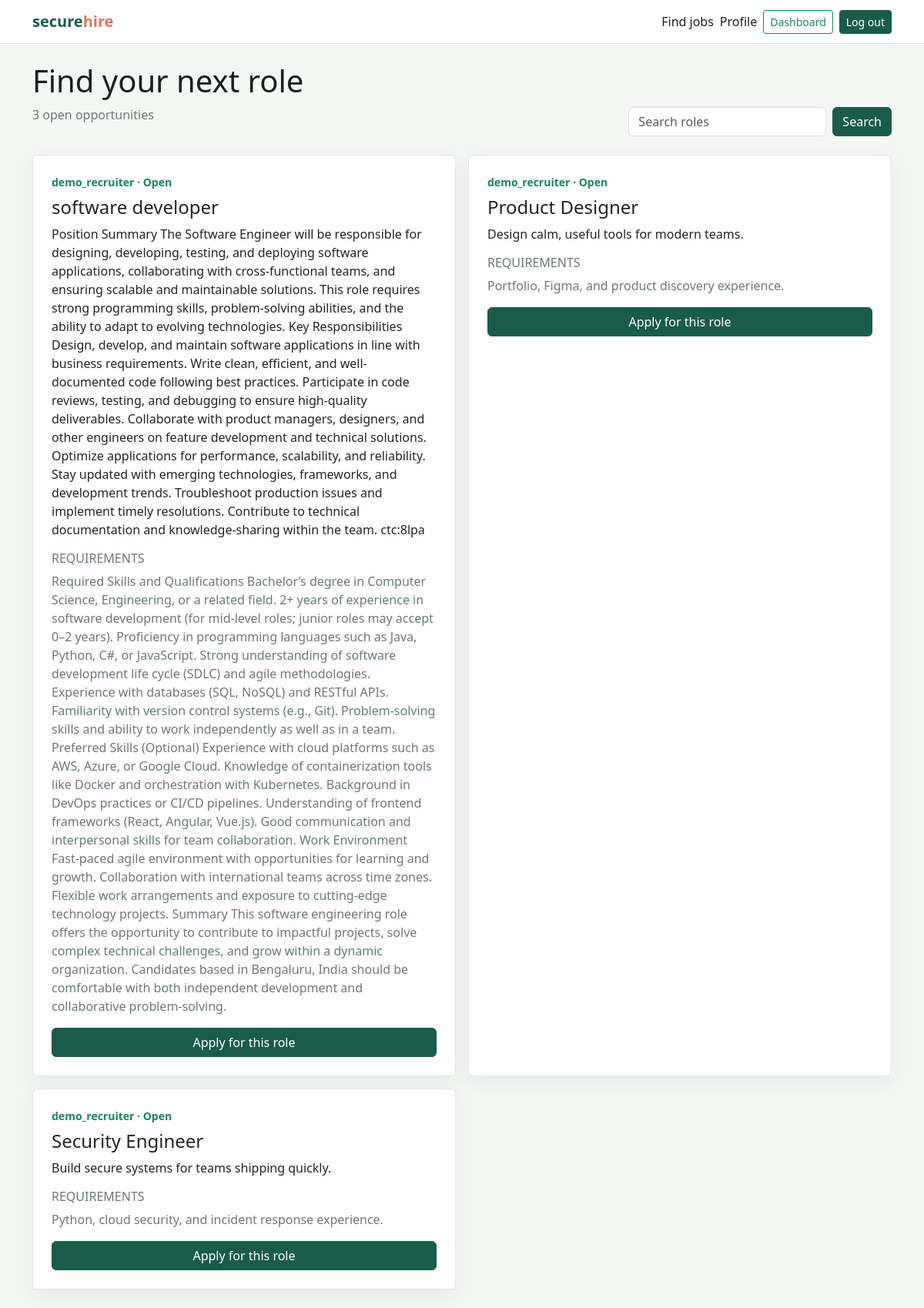
The page /jobs (signed in) on the database its author committed.
### flask_app/models.py (models this page shows)
class Job(db.Model):
    id = db.Column(db.Integer, primary_key=True)
    title = db.Column(db.String(160), nullable=False)
    description = db.Column(db.Text, nullable=False)
    requirements = db.Column(db.Text, nullable=False)
    posted_by = db.Column(db.Integer, db.ForeignKey("user.id"), nullable=False)
    status = db.Column(db.String(20), default="open", nullable=False)
    created_at = db.Column(db.DateTime, default=datetime.utcnow, nullable=False)
    applications = db.relationship("Application", backref="job", lazy=True, cascade="all, delete-orphan")

class User(UserMixin, db.Model):
    id = db.Column(db.Integer, primary_key=True)
    username = db.Column(db.String(80), unique=True, nullable=False)
    email = db.Column(db.String(255), unique=True, nullable=False)
    password_hash = db.Column(db.String(255), nullable=False)
    role = db.Column(db.String(20), nullable=False, default="candidate")
    company_name = db.Column(db.String(160), nullable=True)
    created_at = db.Column(db.DateTime, default=datetime.utcnow, nullable=False)
    jobs = db.relationship("Job", backref="recruiter", lazy=True, cascade="all, delete-orphan")

### flask_app/app.py (the view)
    @app.route("/jobs")
    @login_required
    def jobs():
        if current_user.role != "candidate":
            flash("Only candidates can view and search job profiles.", "warning")
            return redirect(url_for("dashboard"))
        query = request.args.get("q", "").strip()
        jobs_query = Job.query.filter_by(status="open")
        if query:
            pattern = f"%{query}%"
            jobs_query = jobs_query.filter(or_(Job.title.ilike(pattern), Job.description.ilike(pattern), Job.requirements.ilike(pattern)))
        return render_template("jobs.html", jobs=jobs_query.order_by(Job.created_at.desc()).all(), query=query)

### flask_app/templates/jobs.html (shortened to what this page needs)
{% extends 'base.html' %}
{% block content %}
<div class="d-flex justify-content-between align-items-end mb-4"><div><h1>Find your next role</h1><p class="text-muted">{{ jobs|length }} open opportunities</p></div><form class="d-flex gap-2"><input class="form-control" name="q" value="{{ query }}" placeholder="Search roles" aria-label="Search roles"><button class="btn btn-primary">Search</button></form></div>
<div class="row g-3">
{% for job in jobs %}<div class="col-md-6"><article class="card p-4 h-100"><small class="text-success fw-bold">{{ job.recruiter.username }} · {{ job.status|capitalize }}</small><h2 class="h4 mt-2">{{ job.title }}</h2><p>{{ job.description }}</p><h3 class="h6 text-uppercase text-muted">Requirements</h3><p class="text-muted">{{ job.requirements }}</p><a class="btn btn-primary" href="{{ url_for('apply', job_id=job.id) }}">Apply for this role</a></article></div>
{% else %}<p>No roles match that search.</p>{% endfor %}
</div>
{% endblock %}

### flask_app/templates/base.html (style rules this page uses)
body { background:#f5f7f4;color:#18221f }
.card { border:1px solid #dfe7e2;box-shadow:0 8px 24px #172e2710 }
.btn-primary { background:#195c4b;border-color:#195c4b }
.text-muted { color:#6c7974!important }

### rows shown on the page
Job: recruiter.username "demo_recruiter", status "Open", title "software developer", description "Position Summary The Software Engineer will be responsible for designing, developing, testing, and deploying software applications, collaborating with cross-functional teams, and ensuring scalable and maintainable solutions. This role requires strong programming skills, problem-solving abilities, and the ability to adapt to evolving technologies. Key Responsibilities Design, develop, and maintain software applications in line with business requirements. Write clean, efficient, and well-documented code following best practices. Participate in code reviews, testing, and debugging to ensure high-quality deliverables. Collaborate with product managers, designers, and other engineers on feature…", requirements "Required Skills and Qualifications Bachelor’s degree in Computer Science, Engineering, or a related field. 2+ years of experience in software development (for mid-level roles; junior roles may accept 0–2 years). Proficiency in programming languages such as Java, Python, C#, or JavaScript. Strong understanding of software development life cycle (SDLC) and agile methodologies. Experience with databases (SQL, NoSQL) and RESTful APIs. Familiarity with version control systems (e.g., Git). Problem-solving skills and ability to work independently as well as in a team. Preferred Skills (Optional) Experience with cloud platforms such as AWS, Azure, or Google Cloud. Knowledge of containerization…"
Job: recruiter.username "demo_recruiter", status "Open", title "Product Designer", description "Design calm, useful tools for modern teams.", requirements "Portfolio, Figma, and product discovery experience."
Job: recruiter.username "demo_recruiter", status "Open", title "Security Engineer", description "Build secure systems for teams shipping quickly.", requirements "Python, cloud security, and incident response experience."

### other values the page prints
{{ jobs|length }} "3"
